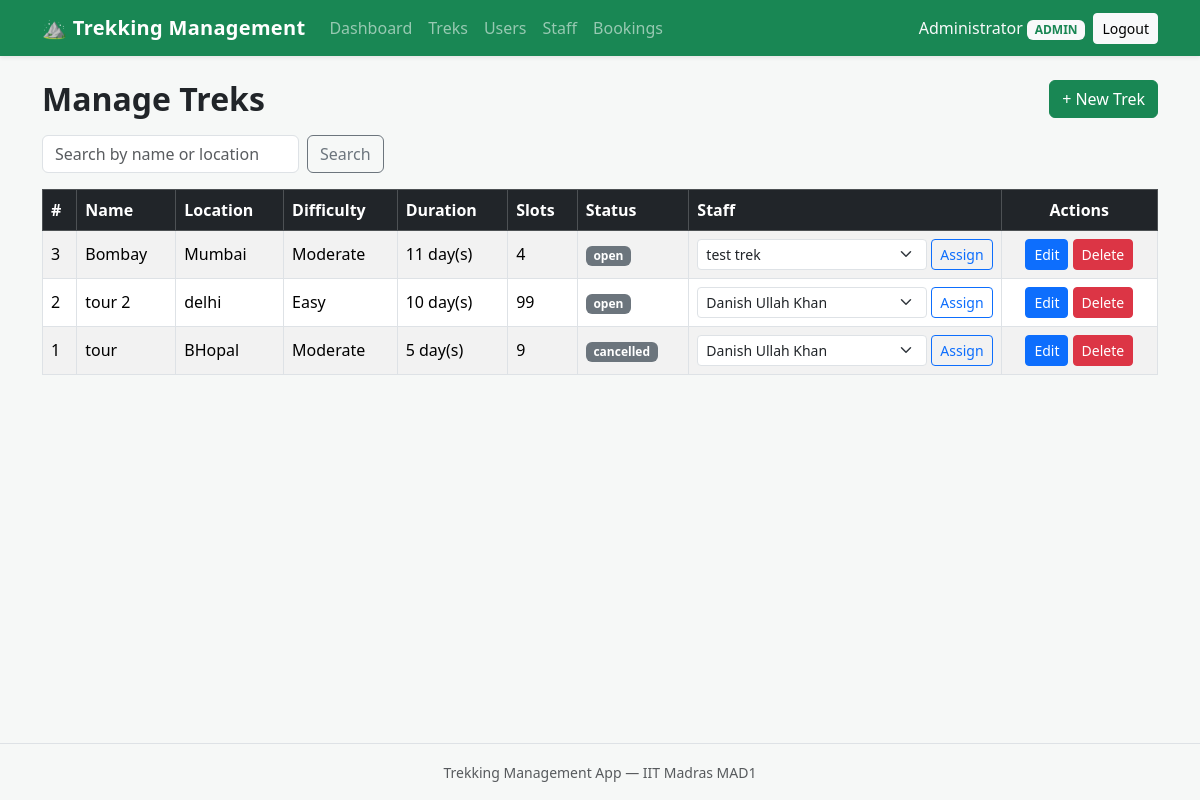
/admin/treks (signed in), run on an earlier commit of the app's database.
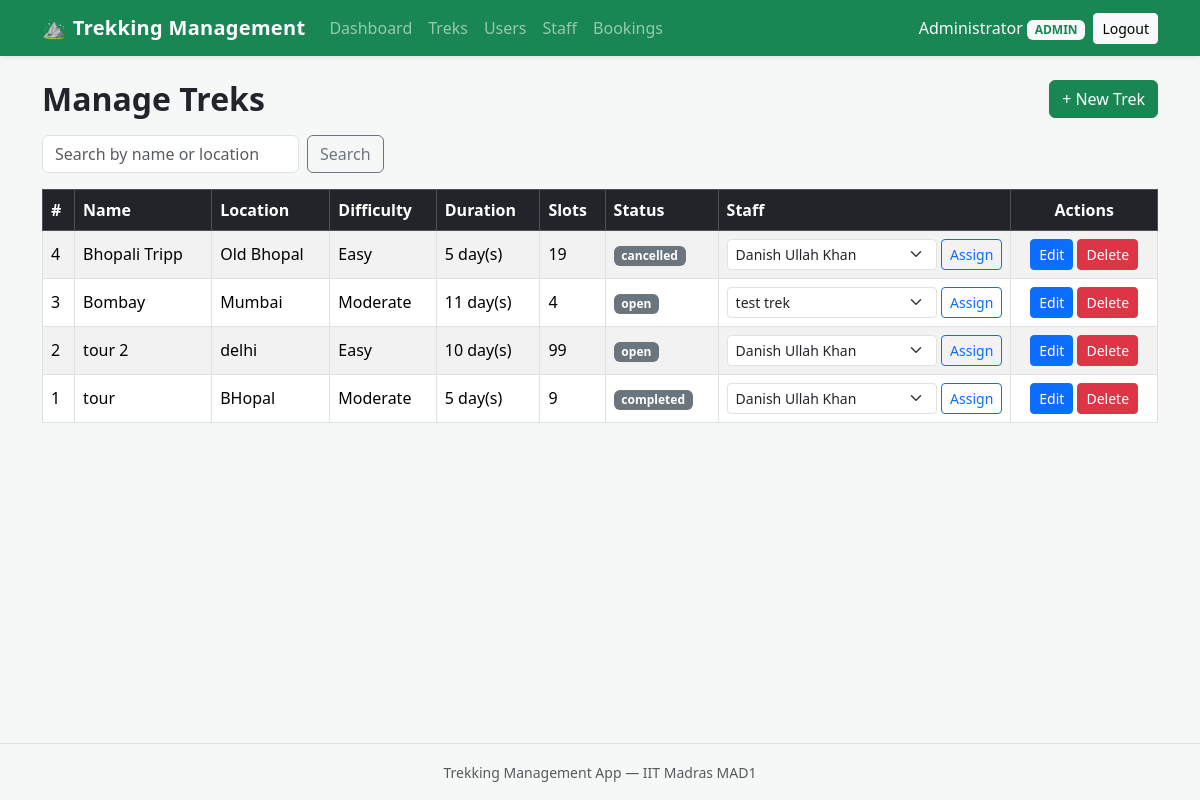
And on a later commit of the database.
### models/trek.py (models this page shows, shortened)
class Trek(db.Model):
    __tablename__ = "treks"
    id = db.Column(db.Integer, primary_key=True)
    name = db.Column(db.String(120), nullable=False)
    location = db.Column(db.String(120), nullable=False)
    difficulty = db.Column(db.String(20), nullable=True)
    duration = db.Column(db.Integer, nullable=False, default=1)
    available_slots = db.Column(db.Integer, nullable=False, default=0)
    status = db.Column(db.String(20), nullable=False, default="open")
    start_date = db.Column(db.Date, nullable=True)
    end_date = db.Column(db.Date, nullable=True)
    description = db.Column(db.Text, nullable=True)
    staff_id = db.Column(db.Integer, db.ForeignKey("users.id"), nullable=True)
    staff = db.relationship("User", backref="assigned_treks")
    bookings = db.relationship("Booking", backref="trek", lazy=True)

### routes/admin.py (the view)
@admin_bp.route("/treks")
@admin_required
def list_treks():
    q = request.args.get("q", "").strip()
    query = Trek.query
    if q:
        like = f"%{q}%"
        query = query.filter(db.or_(Trek.name.ilike(like),
                                    Trek.location.ilike(like)))
    treks = query.order_by(Trek.id.desc()).all()
    staff_members = User.query.filter_by(role="staff", approved=True).all()
    return render_template(
        "admin/treks.html", treks=treks, staff_members=staff_members, q=q
    )

### models/user.py (called while the page is built)
@login_manager.user_loader
def load_user(user_id):
    return User.query.get(int(user_id))

### routes/admin.py (called while the page is built)
def admin_required(view):
    @wraps(view)
    @login_required
    def wrapped(*args, **kwargs):
        if current_user.role != "admin":
            abort(403)
        return view(*args, **kwargs)
    return wrapped

### templates/admin/treks.html (shortened to what this page needs)
{% extends "base.html" %}
{% block content %}
<div class="d-flex justify-content-between align-items-center mb-3">
    <h2 class="mb-0">Manage Treks</h2>
    <a class="btn btn-success" href="{{ url_for('admin.create_trek') }}">
        + New Trek
    </a>
</div>
<form class="row g-2 mb-3" method="GET" action="{{ url_for('admin.list_treks') }}">
    <div class="col-auto">
        <input type="text" name="q" class="form-control"
               placeholder="Search by name or location" value="{{ q }}">
    </div>
    <div class="col-auto">
        <button type="submit" class="btn btn-outline-secondary">Search</button>
    </div>
</form>
{% if treks %}
<div class="table-responsive">
    <table class="table table-striped table-bordered align-middle">
        <thead class="table-dark">
            <tr>
                <th>#</th>
                <th>Name</th>
                <th>Location</th>
                <th>Difficulty</th>
                <th>Duration</th>
                <th>Slots</th>
                <th>Status</th>
                <th>Staff</th>
                <th class="text-center">Actions</th>
            </tr>
        </thead>
        <tbody>
            {% for trek in treks %}
            <tr>
                <td>{{ trek.id }}</td>
                <td>{{ trek.name }}</td>
                <td>{{ trek.location }}</td>
                <td>{{ trek.difficulty or '-' }}</td>
                <td>{{ trek.duration }} day(s)</td>
                <td>{{ trek.available_slots }}</td>
                <td>
                    <span class="badge bg-secondary">{{ trek.status }}</span>
                </td>
                <td>
                    <form class="d-flex gap-1" method="POST"
                          action="{{ url_for('admin.assign_staff', trek_id=trek.id) }}">
                        <select name="staff_id" class="form-select form-select-sm">
                            {% for staff in staff_members %}
                            <option value="{{ staff.id }}"
                                    {{ 'selected' if trek.staff_id == staff.id else '' }}>
                                {{ staff.name }}
                            </option>
                            {% endfor %}
                        </select>
                        <button type="submit" class="btn btn-sm btn-outline-primary">
                            Assign
                        </button>
                    </form>
                </td>
                <td class="text-center text-nowrap">
                    <a class="btn btn-sm btn-primary"
                       href="{{ url_for('admin.edit_trek', trek_id=trek.id) }}">
                        Edit
                    </a>
                    <form class="d-inline" method="POST"
                          action="{{ url_for('admin.delete_trek', trek_id=trek.id) }}"
                          onsubmit="return confirm('Delete this trek?');">
                        <button type="submit" class="btn btn-sm btn-danger">
                            Delete
                        </button>
                    </form>
                </td>
            </tr>
            {% endfor %}
        </tbody>
    </table>
</div>
{% else %}
<p class="text-muted">No treks yet. Click "New Trek" to add one.</p>
{% endif %}
{% endblock %}

What changed in the data, as far as the page shows it:
added Trek: id "4", name "Bhopali Tripp", location "Old Bhopal", difficulty "Easy", duration "5", available_slots "19", status "cancelled"
changed Trek "tour": status "cancelled" → "completed"
